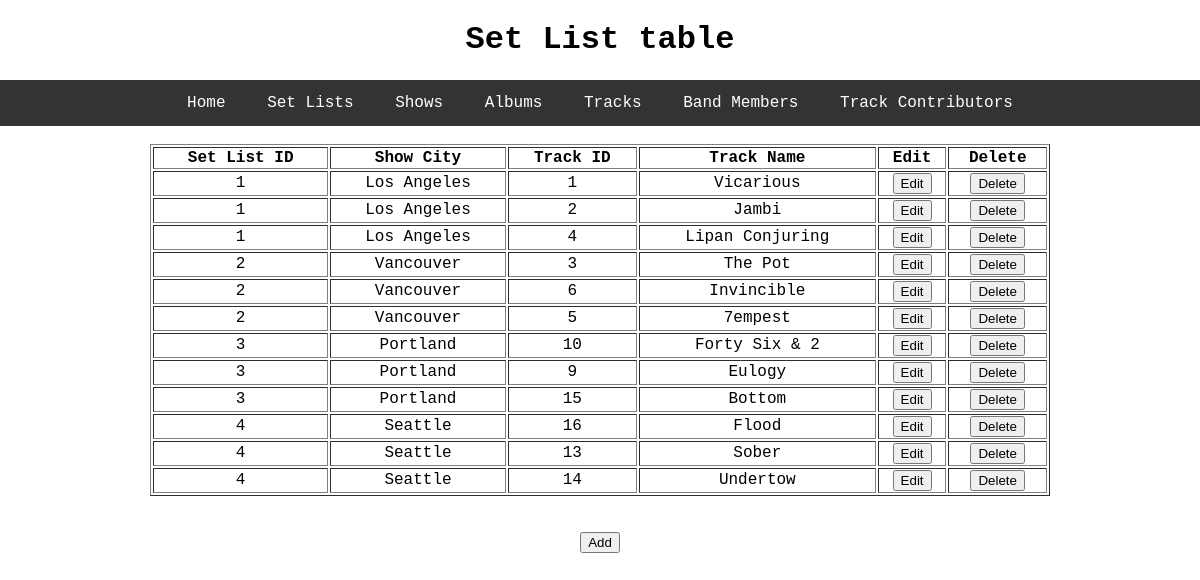
The page /set_list on the database as committed earlier.
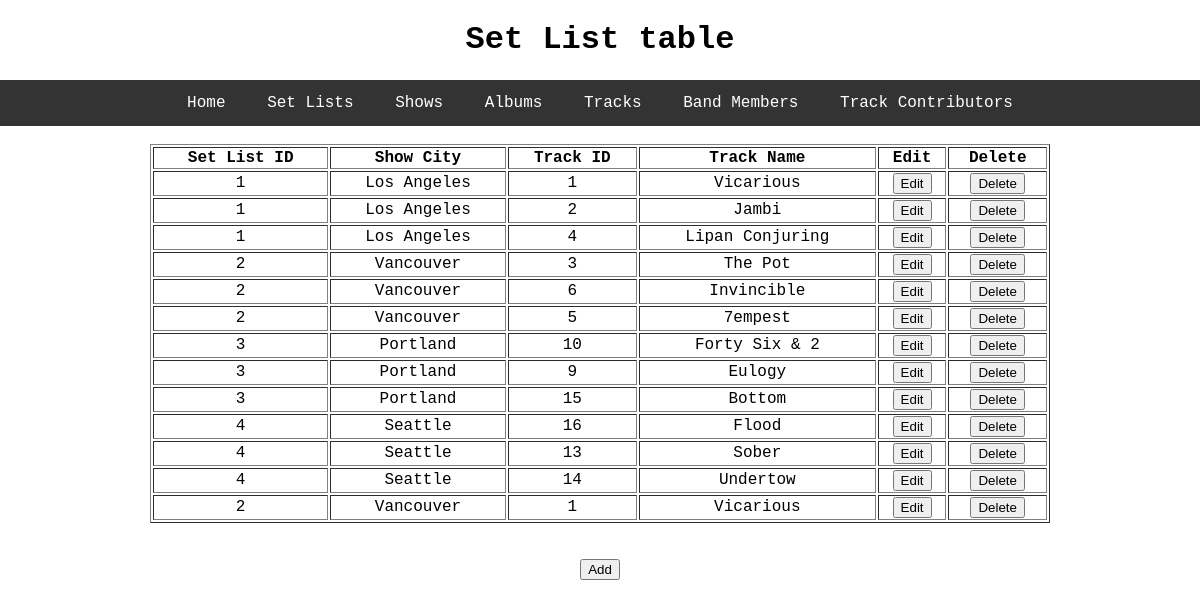
The same page on the database as committed later.
### toolDB/models.py (models this page shows, shortened)
class SetList(db.Model):
    id = db.Column(db.Integer, primary_key=True)
    show_id = db.Column(db.Integer,db.ForeignKey('shows.id'), nullable=False)
    track_id = db.Column(db.Integer, db.ForeignKey('track.id'), nullable=False)

class Shows(db.Model):
    id = db.Column(db.Integer, primary_key=True)
    city = db.Column(db.String, nullable=False)
    set_list_show = db.relationship('SetList', cascade='all, delete', backref='shows', lazy=True)

class Track(db.Model):
    id = db.Column(db.Integer, primary_key=True)
    track_name = db.Column(db.String, nullable=False)
    track_length = db.Column(db.Float, nullable=False)
    album_id = db.Column(db.Integer, db.ForeignKey('album.id'), nullable=False)
    member_track = db.relationship('Member', secondary='trackBandMember', backref='track', lazy=True)
    set_list_track = db.relationship('SetList', cascade='all, delete', backref='track', lazy=True)

### toolDB/select_db/routes.py (the view)
@select.route('/set_list')
def set_list():
    rows = db.session.query(SetList, Track, Shows).filter(SetList.id == SetList.id).filter(SetList.show_id == Shows.id).filter(SetList.track_id == Track.id).all()
    return render_template('set_list.html', title='SetList', header='Set List table', rows=rows)

### toolDB/templates/set_list.html
{% extends "layout.html" %}
{% block content %}
	<table style="width:75%" table border="1" table align = "center">
		<thead>
		  <th>Set List ID</th>
		  <th>Show City</th>
		  <th>Track ID</th>
		  <th>Track Name</th>
		  <th>Edit</th>
		  <th>Delete</th>
		</thead>
		<tbody>
		  {% for r in rows %}
		  	<tr>
			  <td>{{ r[2].id }}</td>
			  <td>{{ r[2].city }}</td>
			  <td>{{ r[1].id }}</td>
			  <td>{{ r[1].track_name }}</td>
			  <td><input type="button" name = "Edit" value = "Edit" onclick = "window.location='/update_set_list/{{ r[0].id }}'"></td>
			  <td><input type="button" name = "Delete" value = "Delete" onclick = "window.location='/delete_set_list/{{ r[0].id }}'"></td>
			</tr>
		  {% endfor %}
		</tbody>
	</table>
	<br>
	<br>
	<a href="{{ url_for('insert.add_set_list') }}"><button type="button">Add</button></a>
{% endblock content %}

### toolDB/templates/layout.html (shortened to what this page needs)
<!DOCTYPE html>
<html>
<head>
  <link rel="stylesheet" type= "text/css" href= "{{ url_for('static', filename= 'css/style.css')}}" />
</head>
<body>
  {% if header %}
    <h1> {{ header }} </h1>
  {% else %}
    <h1>Tool Database</h1>
  {% endif %}
    <nav class = "myMenu">
        <ul>
        	<li><a href="{{ url_for('select.index') }}">Home</a></li>
        	<li><a href="{{ url_for('select.set_list') }}">Set Lists</a></li>
        	<li><a href="{{ url_for('select.shows') }}">Shows</a></li>
        	<li><a href="{{ url_for('select.album') }}">Albums</a></li>
        	<li><a href="{{ url_for('select.track') }}">Tracks</a></li>
        	<li><a href="{{ url_for('select.band_members') }}">Band Members</a></li>
        	<li><a href="{{ url_for('select.track_contributors') }}">Track Contributors</a></li>
        </ul>
    </nav>
    <br>
    {% block content %}{% endblock %}
</body>

### toolDB/static/css/style.css (style rules this page uses)
h1, h2, ul, li, label, form, select, option { font-family: "Courier New", monospace; text-align: center; list-style: none; }
body { margin: auto; padding: 0; font-family: "Courier New", monospace; text-align: center; }
.myMenu ul { font-family: "Courier New", monospace; text-align: center; list-style: none; margin: 0; padding: 0; overflow: hidden; background-color: #333; }
.myMenu li { display: inline; }
.myMenu a { display:inline-block; color: white; padding:14px 16px; text-decoration:none; }

Rows that differ between the two databases and show on the page:
added SetList: r "2", city "Vancouver", r "1", track_name "Vicarious"
